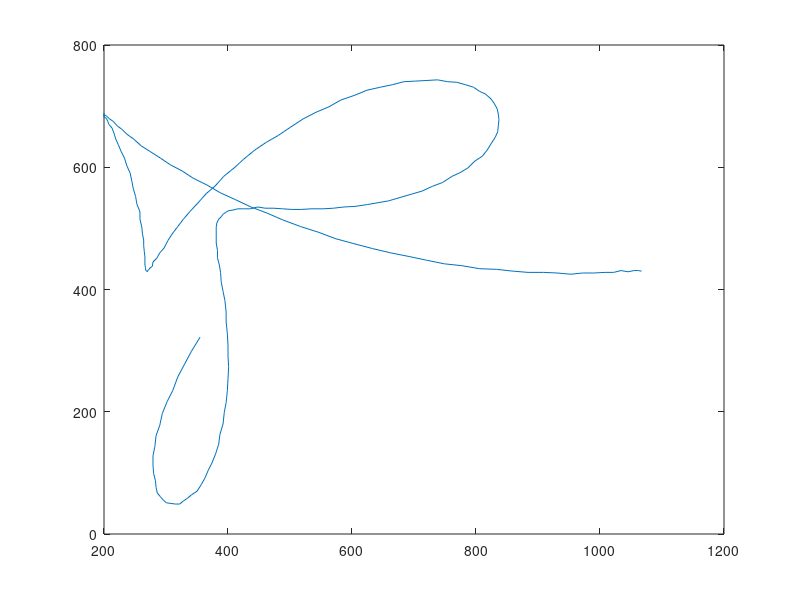

MATLAB code to generate this figure:
A = [1067 430 
1062 431 
1055 431 
1045 429 
1034 431 
1022 428 
1008 428 
990 427 
972 427 
953 425 
931 427 
909 428 
884 428 
860 430 
833 433 
806 434 
777 439 
749 442 
720 448 
692 454 
662 460 
633 467 
603 475 
574 483 
545 494 
517 503 
488 514 
463 525 
437 535 
412 547 
388 558 
366 571 
344 582 
326 594 
307 604 
291 615 
274 626 
260 635 
248 646 
237 654 
229 662 
221 668 
215 675 
209 679 
205 683 
202 685 
200 685 
200 688 
200 686 
200 682 
204 680 
206 675 
208 670 
213 664 
216 656 
219 646 
223 637 
228 625 
233 615 
237 602 
242 591 
245 577 
247 566 
251 552 
253 540 
258 527 
258 515 
261 502 
262 491 
264 481 
264 472 
265 462 
266 453 
266 445 
266 440 
267 436 
267 432 
269 430 
270 429 
271 432 
272 432 
274 435 
278 438 
279 445 
285 451 
290 460 
297 468 
303 480 
310 491 
319 503 
328 515 
339 528 
351 541 
365 557 
379 569 
393 585 
410 599 
425 613 
443 628 
462 641 
481 652 
500 665 
521 679 
542 690 
563 699 
582 710 
605 718 
624 726 
646 731 
665 735 
684 740 
703 741 
721 742 
738 743 
754 740 
769 739 
783 735 
796 731 
806 724 
815 720 
824 712 
829 705 
834 696 
836 687 
837 678 
836 668 
835 658 
831 649 
824 638 
818 628 
810 618 
798 610 
787 599 
774 591 
761 585 
746 575 
730 569 
713 561 
696 556 
679 551 
659 545 
642 542 
625 539 
605 536 
587 535 
570 533 
553 532 
534 532 
518 531 
503 531 
488 532 
474 533 
460 533 
448 535 
436 532 
425 532 
416 532 
408 530 
401 529 
396 526 
392 523 
389 519 
385 515 
382 509 
381 502 
381 496 
381 484 
381 476 
383 464 
383 452 
386 440 
388 428 
389 413 
392 397 
395 382 
397 363 
397 347 
399 327 
400 309 
400 291 
401 274 
400 254 
399 235 
397 215 
394 199 
392 180 
387 163 
385 147 
380 131 
374 116 
368 104 
363 92 
357 81 
350 70 
341 64 
334 58 
328 54 
322 49 
315 49 
308 50 
301 51 
296 55 
291 61 
286 67 
284 76 
283 87 
280 99 
279 113 
279 128 
282 143 
284 161 
290 178 
294 197 
302 217 
311 235 
319 257 
330 278 
341 299 
355 322 
];
plot(A(:, 1), A(:, 2))
hold on;
